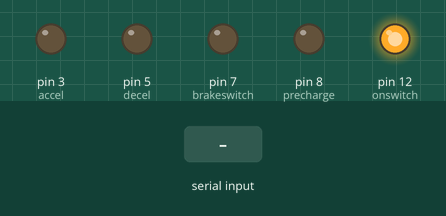
Recording of a sketch running on a simulated Arduino Uno, built with avr-gcc and run on an emulated ATmega328P. Parts: output pins drawn as LEDs (lit = HIGH). Inputs (shaded band) come from the test bench.

Above: at 6.2 s.
6.3 s: byte 30 received over Serial
At 6.8 s:
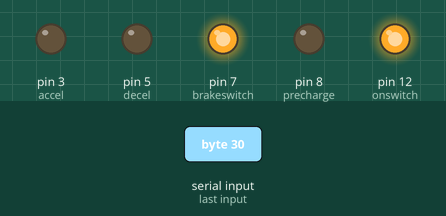
7.9 s: byte 90 received over Serial
At 9.2 s:
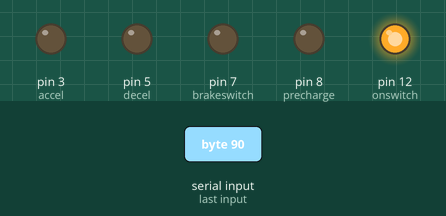
9.5 s: byte 120 received over Serial
At 10.5 s:
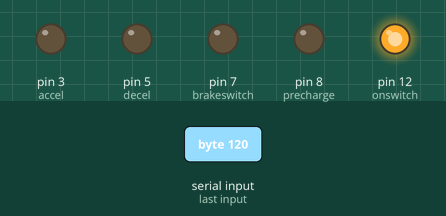
Timing chart, 0 to 12.5 s (numbered marks = the images above; inputs shaded):
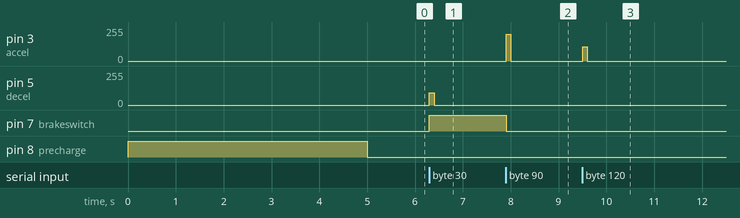

The sketch:

receiver.ino
```cpp
/*
    Wireless Receiver - James Boncek - circa 2013
    Capture Acceleration and Deceleration signal from the paired transmitter
    and send a corresponding voltage to the motor controller
*/

const int led = 13;
const int accel = 3;
const int decel = 5;
const int brakeswitch = 7;
const int precharge = 8;
const int onswitch = 12;
int accel_rate = 0;
int decel_rate = 0;
int incomingByte = 0;
int oldX = 0;
int oldY = 0;
int x = 1;

void setup()
{
    // pin setup
    pinMode(accel, OUTPUT);
    pinMode(decel, OUTPUT);
    pinMode(brakeswitch, OUTPUT);
    pinMode(precharge, OUTPUT);
    pinMode(onswitch, OUTPUT);
    digitalWrite(brakeswitch, LOW);
    digitalWrite(precharge, LOW);
    digitalWrite(onswitch, LOW);

    // precharge the controller
    if (digitalRead(precharge) == LOW)
    {
        digitalWrite(precharge, HIGH);
        delay(5000);
        digitalWrite(precharge, LOW);
    }

    // turn on high current
    digitalWrite(onswitch, HIGH);

    // begin receiving commands
    Serial.begin(57600);
}

void loop()
{

    // read data only when it is available:
    if (Serial.available() > 0)
    {

        int joystick_y = Serial.read();

        // TODO - add constraint
        accel_rate = map(joystick_y, 53, 100, 0, 255);
        decel_rate = map(joystick_y, 47, 0, 0, 255);

        // Define center, and do nothing
        if (joystick_y >= 48 && joystick_y <= 52)
        {
            analogWrite(accel, 0);
            analogWrite(decel, 0);
            // check brake switch - stop it
            if (digitalRead(brakeswitch) == HIGH)
            {
                digitalWrite(brakeswitch, LOW);
                digitalWrite(led, LOW);
            }
        }

        // acceleration
        if (joystick_y > 52)
        {
            // check brake switch - stop it
            if (digitalRead(brakeswitch) == HIGH)
            {
                digitalWrite(brakeswitch, LOW);
                digitalWrite(led, LOW);
            }
            // send rate to accel pin
            analogWrite(decel, 0);
            analogWrite(accel, accel_rate);
        }

        // braking
        if (joystick_y < 48)
        {
            // set/check brake switch
            if (digitalRead(brakeswitch) == LOW)
            {
                digitalWrite(brakeswitch, HIGH);
                digitalWrite(led, HIGH);
            }
            analogWrite(accel, 0);
            analogWrite(decel, decel_rate);
        }
        // else old Y = currentY while serial is available
        // joystick hasn't moved or new command hasn't been received
        // possibly has lost connection...But serial is available...so it likely hasn't moved
        delay(100);
    }
    else
    { // serial is not available

        analogWrite(accel, 0);
        analogWrite(decel, 0);
        delay(100);
    }
}
```

Measured:
- after the input at 6.3 s, pin 5 (decel): 0/255 → 92/255 at once, → 0/255 0.10 s later; pin 7 (brakeswitch): LOW → HIGH at once
- after the input at 7.9 s, pin 3 (accel): 0/255 → 200/255 at once, → 0/255 0.10 s later; pin 7 (brakeswitch): HIGH → LOW at once
- after the input at 9.5 s, pin 3 (accel): 0/255 → 107/255 at once, → 0/255 0.10 s later
